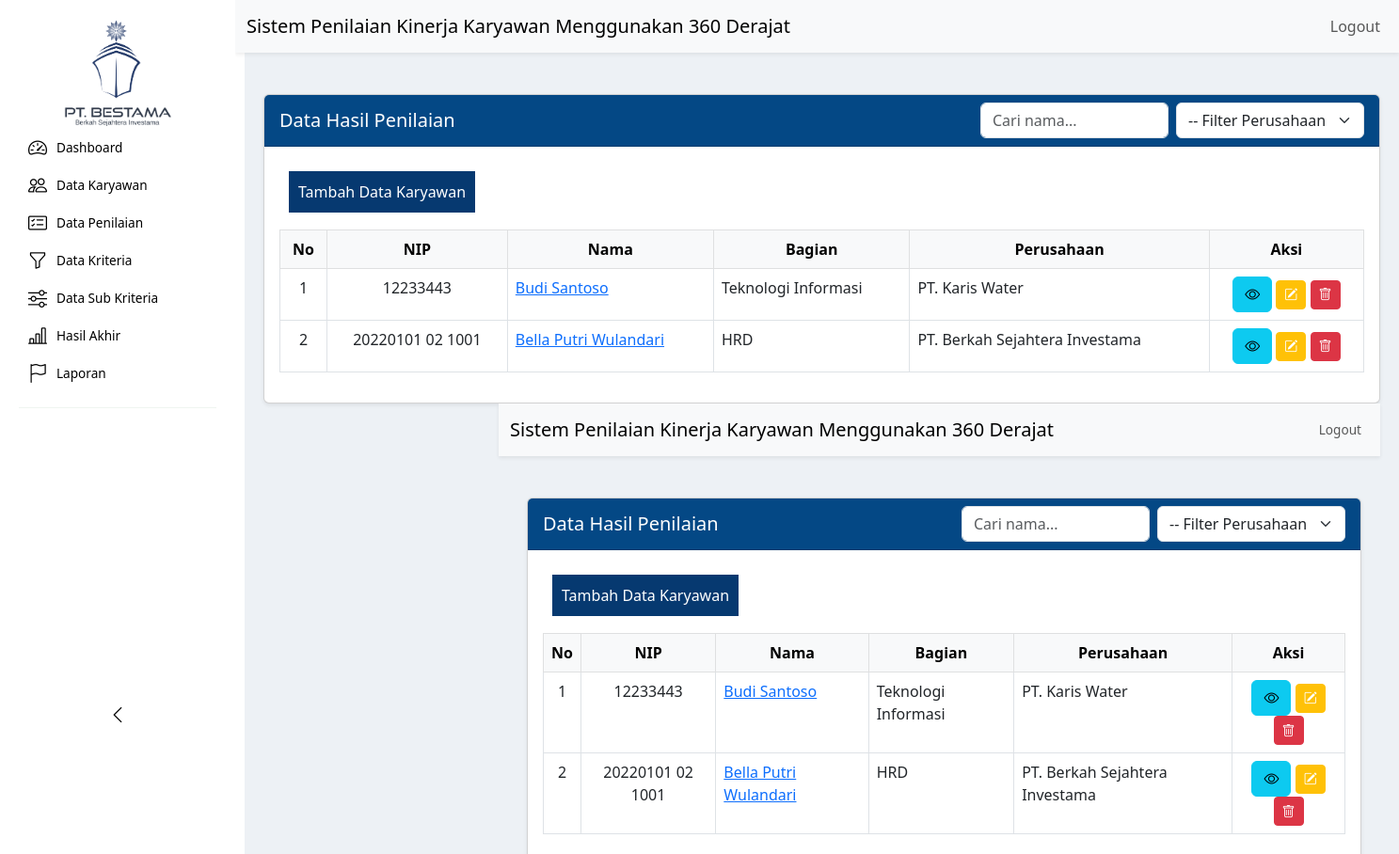
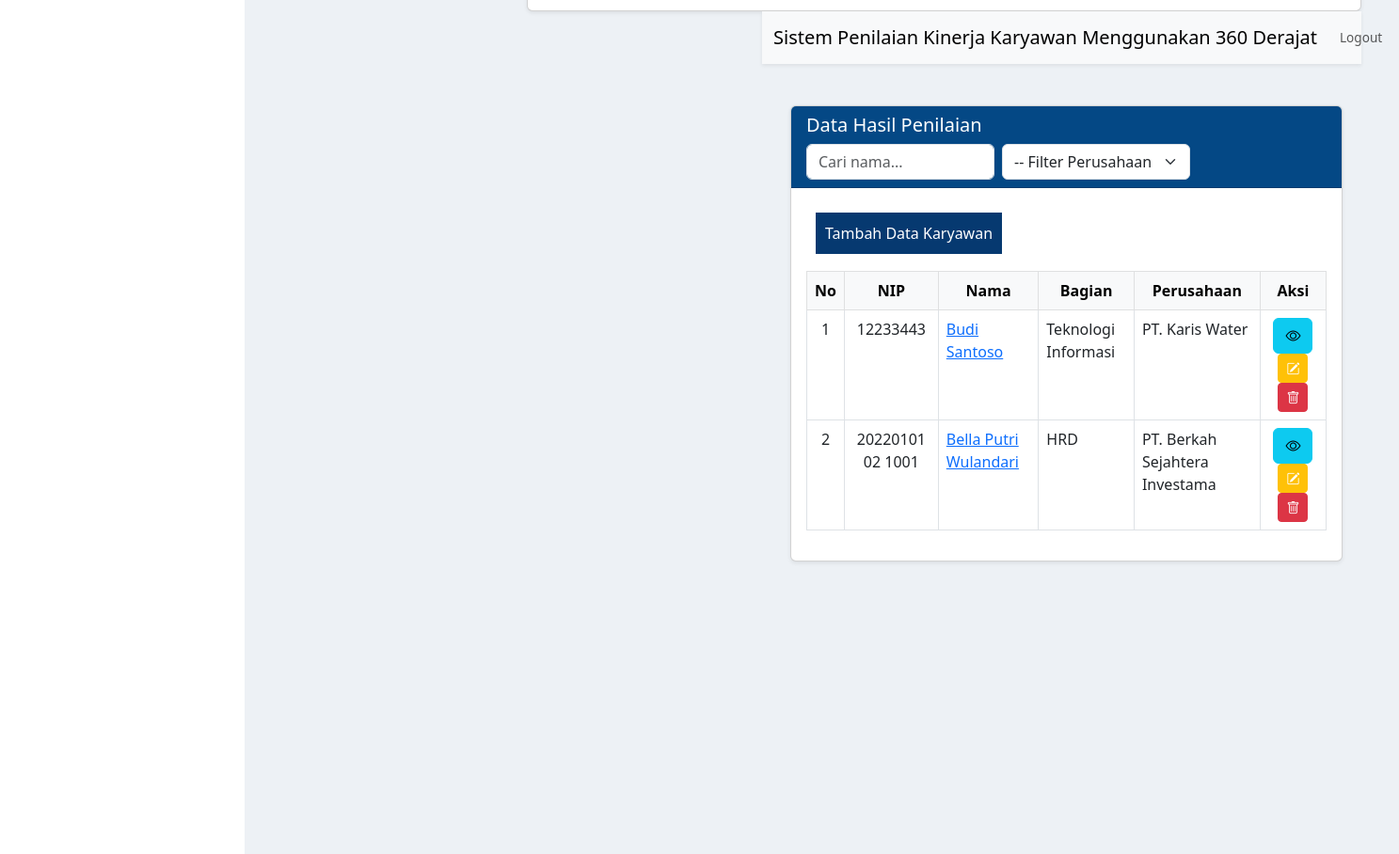
The app's page /karis/Karyawan/karyawan.php, older data (2 pictures, top to bottom).
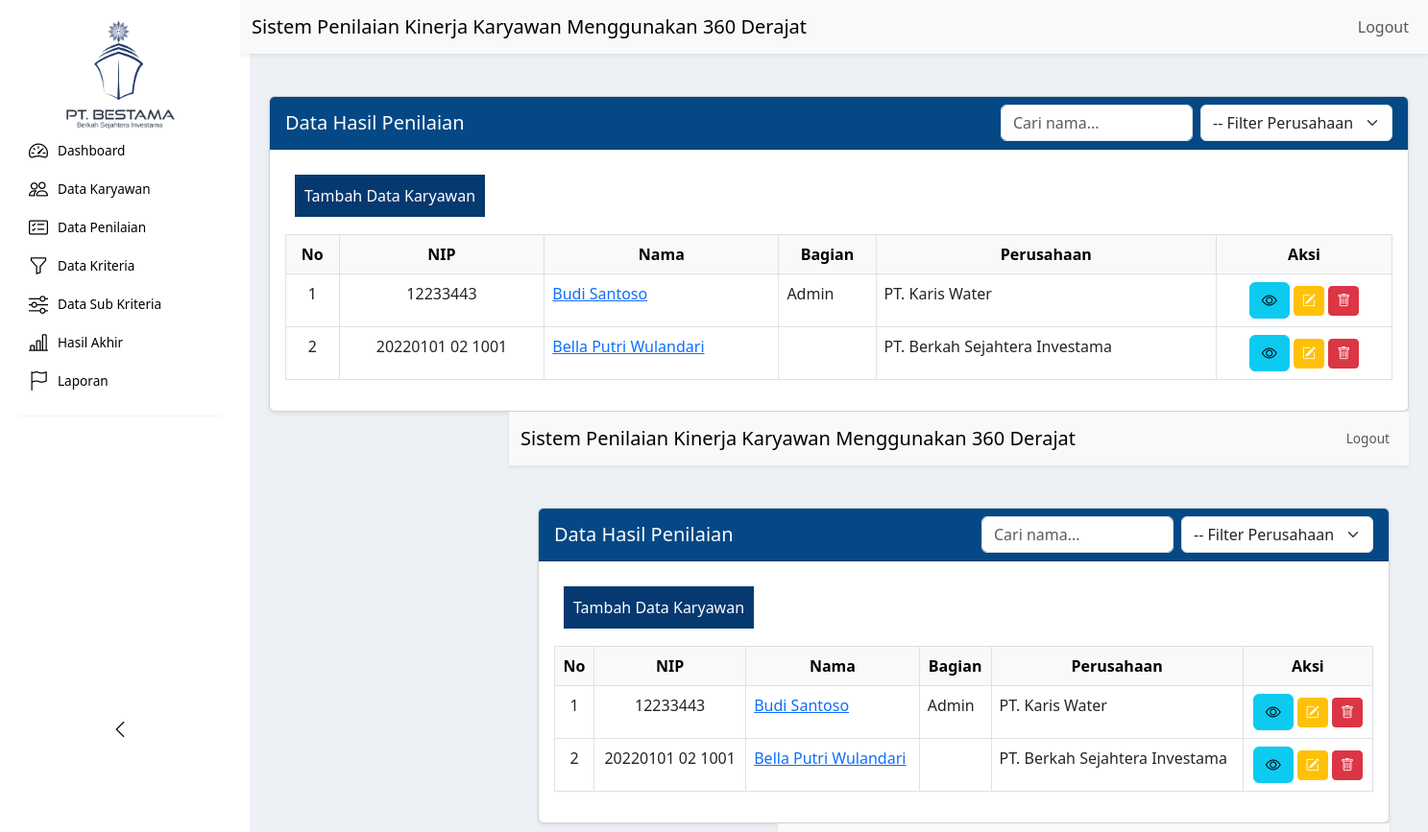
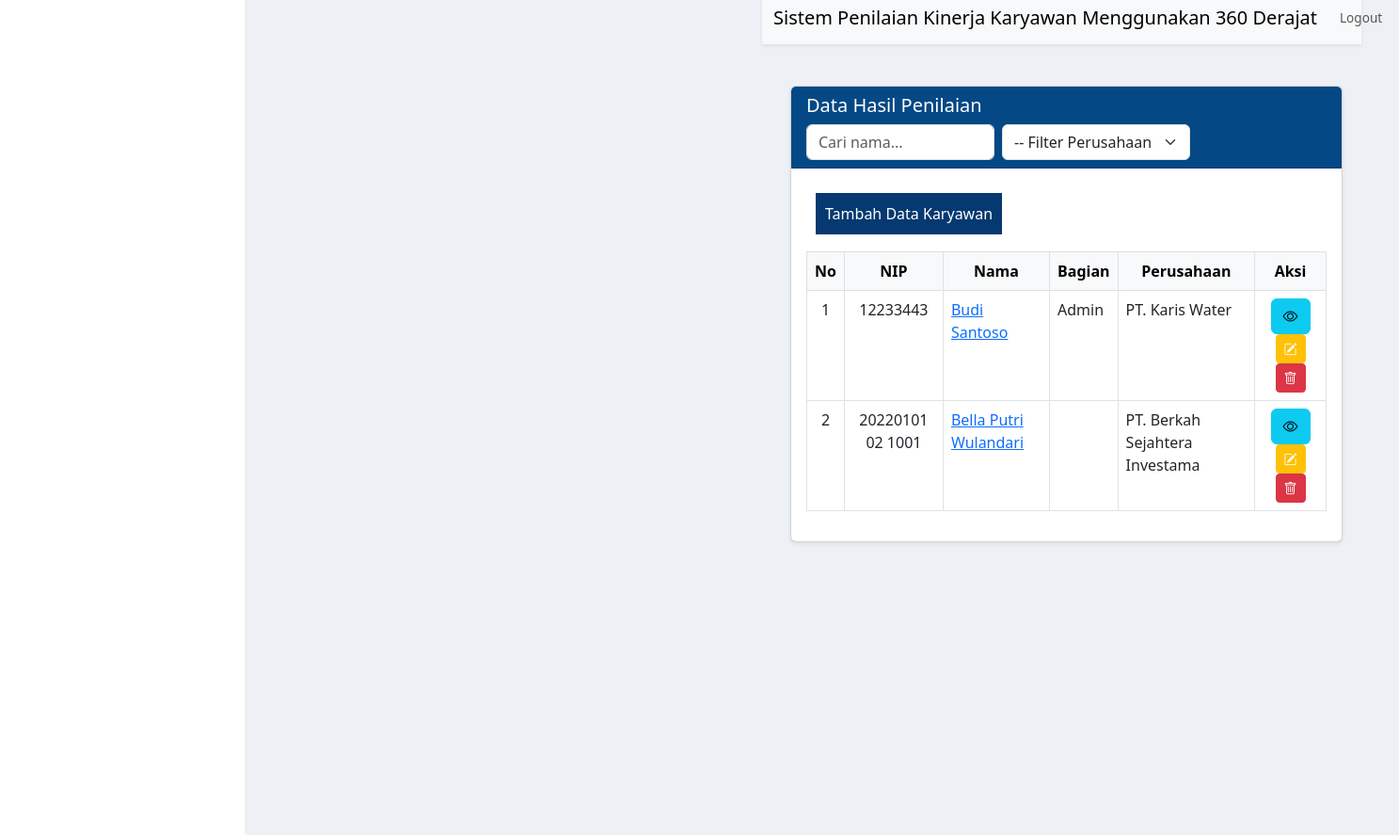
The same page, newer data (2 pictures, top to bottom).
### tables this page shows
CREATE TABLE `tabel_karyawan` (
  `nip` varchar(20) NOT NULL,
  `nama` varchar(100) NOT NULL,
  `jenis_kelamin` varchar(10) DEFAULT NULL,
  `bagian` varchar(100) DEFAULT NULL,
  `jabatan` varchar(100) NOT NULL,
  `tanggal_masuk` date NOT NULL,
  `status` enum('Karyawan Tetap','Karyawan Harian Lepas') DEFAULT NULL,
  `perusahaan` varchar(100) NOT NULL
);

### karis/Karyawan/karyawan.php (the view, shortened to what the rows shown need)
<?php
include '../../config/koneksi.php';
?>
<!DOCTYPE html>
<html lang="id">
<head>
    <link href="https://cdn.jsdelivr.net/npm/bootstrap@5.3.0/dist/css/bootstrap.min.css" rel="stylesheet">
    <link href="https://cdn.jsdelivr.net/npm/bootstrap-icons/font/bootstrap-icons.css" rel="stylesheet">
</head>
<body>
<?php include "../sidebar.php" ?>
<div class="content" id="content">
  <div class="card shadow-sm mt-4">
  <div class="card-body">
    <table id="tabelKaryawan" class="table table-bordered">
      <thead class="table-light">
        <tr>
          <th class="text-center fw-bold">No</th>
          <th class="text-center fw-bold">NIP</th>
          <th class="text-center fw-bold">Nama</th>
          <th class="text-center fw-bold">Bagian</th>
          <th class="text-center fw-bold">Perusahaan</th>
          <th class="text-center fw-bold">Aksi</th>
        </tr>
      </thead>
      <tbody>
        <?php
        $query = mysqli_query($koneksi, "SELECT * FROM tabel_karyawan");
        $no = 1;
        while ($row = mysqli_fetch_assoc($query)) {
        ?>
          <tr>
            <td class="text-center"><?= $no++ ?></td>
            <td class="text-center"><?= htmlspecialchars($row['nip']) ?></td>
            <td>
              <a href="../Penilaian/detail_penilaian.php?nip=<?= urlencode($row['nip']) ?>">
                <?= htmlspecialchars($row['nama']) ?>
              </a>
            </td>
            <td><?= htmlspecialchars($row['bagian']) ?></td>
            <td><?= htmlspecialchars($row['perusahaan']) ?></td>
            <td class="text-center">
              <button class="btn btn-info" onclick="showDetailKaryawan(
                '<?= htmlspecialchars($row['nip'], ENT_QUOTES) ?>',
                '<?= htmlspecialchars($row['nama'], ENT_QUOTES) ?>',
                '<?= htmlspecialchars($row['jenis_kelamin'], ENT_QUOTES) ?>',
                '<?= htmlspecialchars($row['bagian'], ENT_QUOTES) ?>',
                '<?= htmlspecialchars($row['jabatan'], ENT_QUOTES) ?>',
                '<?= htmlspecialchars($row['tanggal_masuk'], ENT_QUOTES) ?>',
                '<?= htmlspecialchars($row['status'], ENT_QUOTES) ?>',
                '<?= htmlspecialchars($row['perusahaan'], ENT_QUOTES) ?>')">
                <i class="bi bi-eye"></i>
              </button>
              <button class="btn btn-sm btn-warning text-white" onclick="showEditModal(
                '<?= htmlspecialchars($row['nip'], ENT_QUOTES) ?>',
                '<?= htmlspecialchars($row['nama'], ENT_QUOTES) ?>',
                '<?= htmlspecialchars($row['jenis_kelamin'], ENT_QUOTES) ?>',
                '<?= htmlspecialchars($row['bagian'], ENT_QUOTES) ?>',
                '<?= htmlspecialchars($row['jabatan'], ENT_QUOTES) ?>',
                '<?= htmlspecialchars($row['tanggal_masuk'], ENT_QUOTES) ?>',
                '<?= htmlspecialchars($row['status'], ENT_QUOTES) ?>',
                '<?= htmlspecialchars($row['perusahaan'], ENT_QUOTES) ?>')">
                <i class="bi bi-pencil-square"></i>
              </button>
              <a href="hapus_karyawan.php?nip=<?= urlencode($row['nip']) ?>"
                 onclick="return confirm('Yakin ingin menghapus data karyawan ini?')"
                 class="btn btn-sm btn-danger">
                <i class="bi bi-trash"></i>
              </a>
            </td>
          </tr>
        <?php } ?>
      </tbody>
    </table>
  </div>
</div>
</body>
</html>
<?php
include '../../config/koneksi.php';
?>
<!DOCTYPE html>
<html lang="id">
<head>
    <link href="https://cdn.jsdelivr.net/npm/bootstrap@5.3.0/dist/css/bootstrap.min.css" rel="stylesheet">
    <link href="https://cdn.jsdelivr.net/npm/bootstrap-icons/font/bootstrap-icons.css" rel="stylesheet">
</head>
<body>
<?php include "../sidebar.php" ?>
<div class="content" id="content">
  <div class="card shadow-sm mt-4">
  <div class="card-body">
    <table id="tabelKaryawan" class="table table-bordered">
      <thead class="table-light">
        <tr>
          <th class="text-center fw-bold">No</th>
          <th class="text-center fw-bold">NIP</th>
          <th class="text-center fw-bold">Nama</th>
          <th class="text-center fw-bold">Bagian</th>
          <th class="text-center fw-bold">Perusahaan</th>
          <th class="text-center fw-bold">Aksi</th>
        </tr>
      </thead>
      <tbody>
        <?php
        $query = mysqli_query($koneksi, "SELECT * FROM tabel_karyawan");
        $no = 1;
        while ($row = mysqli_fetch_assoc($query)) {
        ?>
          <tr>
            <td class="text-center"><?= $no++ ?></td>
            <td class="text-center"><?= htmlspecialchars($row['nip']) ?></td>
            <td>
              <a href="../Penilaian/detail_penilaian.php?nip=<?= urlencode($row['nip']) ?>">
                <?= htmlspecialchars($row['nama']) ?>
              </a>
            </td>
            <td><?= htmlspecialchars($row['bagian']) ?></td>
            <td><?= htmlspecialchars($row['perusahaan']) ?></td>
            <td class="text-center">
              <button class="btn btn-info" onclick="showDetailKaryawan(
                '<?= htmlspecialchars($row['nip'], ENT_QUOTES) ?>',
                '<?= htmlspecialchars($row['nama'], ENT_QUOTES) ?>',
                '<?= htmlspecialchars($row['jenis_kelamin'], ENT_QUOTES) ?>',
                '<?= htmlspecialchars($row['bagian'], ENT_QUOTES) ?>',
                '<?= htmlspecialchars($row['jabatan'], ENT_QUOTES) ?>',
                '<?= htmlspecialchars($row['tanggal_masuk'], ENT_QUOTES) ?>',
                '<?= htmlspecialchars($row['status'], ENT_QUOTES) ?>',
                '<?= htmlspecialchars($row['perusahaan'], ENT_QUOTES) ?>')">
                <i class="bi bi-eye"></i>
              </button>
              <button class="btn btn-sm btn-warning text-white" onclick="showEditModal(
                '<?= htmlspecialchars($row['nip'], ENT_QUOTES) ?>',
                '<?= htmlspecialchars($row['nama'], ENT_QUOTES) ?>',
                '<?= htmlspecialchars($row['jenis_kelamin'], ENT_QUOTES) ?>',
                '<?= htmlspecialchars($row['bagian'], ENT_QUOTES) ?>',
                '<?= htmlspecialchars($row['jabatan'], ENT_QUOTES) ?>',
                '<?= htmlspecialchars($row['tanggal_masuk'], ENT_QUOTES) ?>',
                '<?= htmlspecialchars($row['status'], ENT_QUOTES) ?>',
                '<?= htmlspecialchars($row['perusahaan'], ENT_QUOTES) ?>')">
                <i class="bi bi-pencil-square"></i>
              </button>
              <a href="hapus_karyawan.php?nip=<?= urlencode($row['nip']) ?>"
                 onclick="return confirm('Yakin ingin menghapus data karyawan ini?')"
                 class="btn btn-sm btn-danger">
                <i class="bi bi-trash"></i>
              </a>
            </td>
          </tr>
        <?php } ?>
      </tbody>
    </table>
  </div>
</div>
</body>
</html>
<?php
include '../../config/koneksi.php';
?>
<!DOCTYPE html>
<html lang="id">
<head>
    <link href="https://cdn.jsdelivr.net/npm/bootstrap@5.3.0/dist/css/bootstrap.min.css" rel="stylesheet">
    <link href="https://cdn.jsdelivr.net/npm/bootstrap-icons/font/bootstrap-icons.css" rel="stylesheet">
</head>
<body>
<?php include "../sidebar.php" ?>
<div class="content" id="content">
  <div class="card shadow-sm mt-4">
  <div class="card-body">
    <table id="tabelKaryawan" class="table table-bordered">
      <thead class="table-light">
        <tr>
          <th class="text-center fw-bold">No</th>
          <th class="text-center fw-bold">NIP</th>
          <th class="text-center fw-bold">Nama</th>
          <th class="text-center fw-bold">Bagian</th>
          <th class="text-center fw-bold">Perusahaan</th>
          <th class="text-center fw-bold">Aksi</th>
        </tr>
      </thead>
      <tbody>
        <?php
        $query = mysqli_query($koneksi, "SELECT * FROM tabel_karyawan");
        $no = 1;
        while ($row = mysqli_fetch_assoc($query)) {
        ?>
          <tr>
            <td class="text-center"><?= $no++ ?></td>
            <td class="text-center"><?= htmlspecialchars($row['nip']) ?></td>
            <td>
              <a href="../Penilaian/detail_penilaian.php?nip=<?= urlencode($row['nip']) ?>">
                <?= htmlspecialchars($row['nama']) ?>
              </a>
            </td>
            <td><?= htmlspecialchars($row['bagian']) ?></td>
            <td><?= htmlspecialchars($row['perusahaan']) ?></td>
            <td class="text-center">
              <button class="btn btn-info" onclick="showDetailKaryawan(
                '<?= htmlspecialchars($row['nip'], ENT_QUOTES) ?>',
                '<?= htmlspecialchars($row['nama'], ENT_QUOTES) ?>',
                '<?= htmlspecialchars($row['jenis_kelamin'], ENT_QUOTES) ?>',
                '<?= htmlspecialchars($row['bagian'], ENT_QUOTES) ?>',
                '<?= htmlspecialchars($row['jabatan'], ENT_QUOTES) ?>',
                '<?= htmlspecialchars($row['tanggal_masuk'], ENT_QUOTES) ?>',
                '<?= htmlspecialchars($row['status'], ENT_QUOTES) ?>',
                '<?= htmlspecialchars($row['perusahaan'], ENT_QUOTES) ?>')">
                <i class="bi bi-eye"></i>
              </button>
              <button class="btn btn-sm btn-warning text-white" onclick="showEditModal(
                '<?= htmlspecialchars($row['nip'], ENT_QUOTES) ?>',
                '<?= htmlspecialchars($row['nama'], ENT_QUOTES) ?>',
                '<?= htmlspecialchars($row['jenis_kelamin'], ENT_QUOTES) ?>',
                '<?= htmlspecialchars($row['bagian'], ENT_QUOTES) ?>',
                '<?= htmlspecialchars($row['jabatan'], ENT_QUOTES) ?>',
                '<?= htmlspecialchars($row['tanggal_masuk'], ENT_QUOTES) ?>',
                '<?= htmlspecialchars($row['status'], ENT_QUOTES) ?>',
                '<?= htmlspecialchars($row['perusahaan'], ENT_QUOTES) ?>')">
                <i class="bi bi-pencil-square"></i>
              </button>
              <a href="hapus_karyawan.php?nip=<?= urlencode($row['nip']) ?>"
                 onclick="return confirm('Yakin ingin menghapus data karyawan ini?')"
                 class="btn btn-sm btn-danger">
                <i class="bi bi-trash"></i>
              </a>
            </td>
          </tr>
        <?php } ?>
      </tbody>
    </table>
  </div>
</div>
</body>
</html>

Row changes from the older to the newer data that the page shows:
changed tabel_karyawan "Budi Santoso": bagian "Teknologi Informasi" → "Admin"
changed tabel_karyawan "Bella Putri Wulandari": bagian "HRD" → (not shown)
